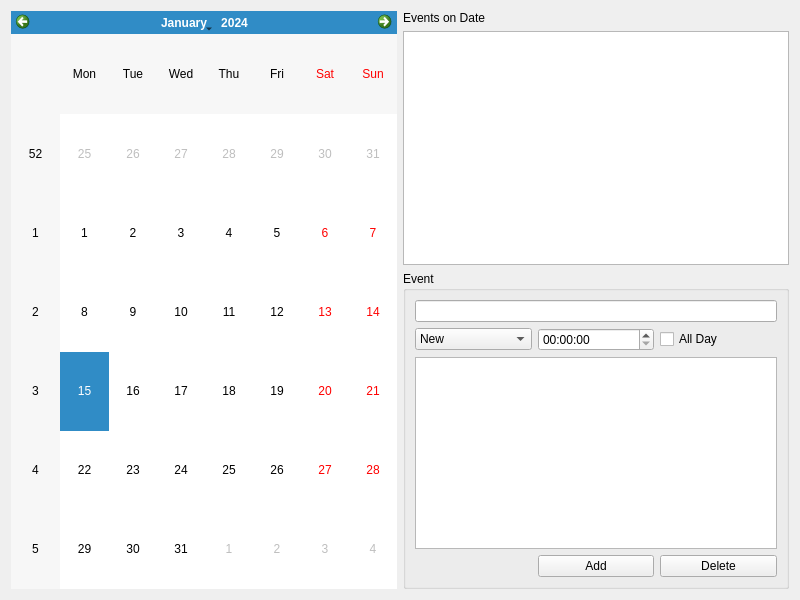
<?xml version="1.0" encoding="UTF-8"?>
<ui version="4.0">
 <class>MainWindow</class>
 <widget class="QWidget" name="MainWindow">
  <property name="geometry">
   <rect>
    <x>0</x>
    <y>0</y>
    <width>800</width>
    <height>600</height>
   </rect>
  </property>
  <property name="windowTitle">
   <string>Form</string>
  </property>
  <layout class="QHBoxLayout" name="horizontalLayout_2">
   <item>
    <widget class="QCalendarWidget" name="calendar">
     <property name="sizePolicy">
      <sizepolicy hsizetype="Expanding" vsizetype="Expanding">
       <horstretch>0</horstretch>
       <verstretch>0</verstretch>
      </sizepolicy>
     </property>
    </widget>
   </item>
   <item>
    <layout class="QVBoxLayout" name="verticalLayout">
     <item>
      <widget class="QLabel" name="EventsonDAte">
       <property name="text">
        <string>Events on Date</string>
       </property>
      </widget>
     </item>
     <item>
      <widget class="QListWidget" name="event_list"/>
     </item>
     <item>
      <widget class="QGroupBox" name="groupBox">
       <property name="title">
        <string>Event</string>
       </property>
       <layout class="QGridLayout" name="gridLayout">
        <item row="1" column="0">
         <widget class="QComboBox" name="event_category">
          <item>
           <property name="text">
            <string>New</string>
           </property>
          </item>
          <item>
           <property name="text">
            <string>Work</string>
           </property>
          </item>
          <item>
           <property name="text">
            <string>Meeting</string>
           </property>
          </item>
          <item>
           <property name="text">
            <string>Doctor</string>
           </property>
          </item>
          <item>
           <property name="text">
            <string>Family</string>
           </property>
          </item>
         </widget>
        </item>
        <item row="1" column="1">
         <widget class="QTimeEdit" name="event_time"/>
        </item>
        <item row="1" column="2">
         <widget class="QCheckBox" name="allday_check">
          <property name="text">
           <string>All Day</string>
          </property>
         </widget>
        </item>
        <item row="0" column="0" colspan="3">
         <widget class="QLineEdit" name="event_title"/>
        </item>
        <item row="2" column="0" colspan="3">
         <widget class="QTextEdit" name="event_detail"/>
        </item>
        <item row="3" column="2">
         <widget class="QPushButton" name="del_button">
          <property name="text">
           <string>Delete</string>
          </property>
         </widget>
        </item>
        <item row="3" column="1">
         <widget class="QPushButton" name="add_button">
          <property name="text">
           <string>Add</string>
          </property>
         </widget>
        </item>
       </layout>
      </widget>
     </item>
    </layout>
   </item>
  </layout>
 </widget>
 <resources/>
 <connections/>
</ui>
